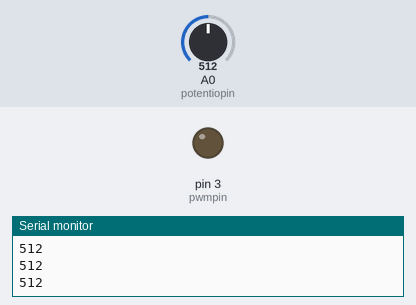
The sketch below on a simulated Arduino Uno, built with avr-gcc and run on an emulated ATmega328P. Parts: output pins drawn as LEDs (lit = HIGH), the last lines printed to the serial monitor. Inputs (shaded band) come from the test bench; at power-on: A0 (potentiopin) = 512.

Above: at 1.3 s.
1.4 s: A0 (potentiopin) set to 716
At 2.0 s:
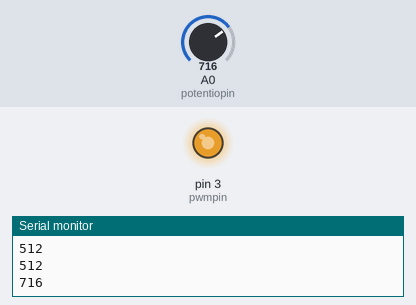
3.0 s: A0 (potentiopin) set to 760
At 4.2 s:
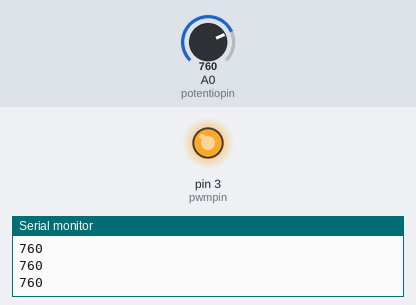
4.5 s: A0 (potentiopin) set to 768
At 5.6 s:
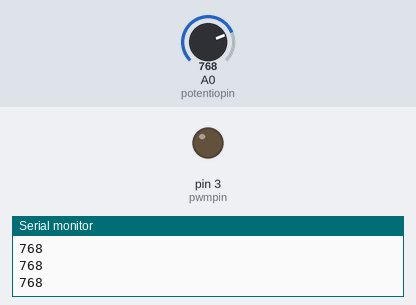
6.0 s: A0 (potentiopin) set to 900
At 6.8 s:
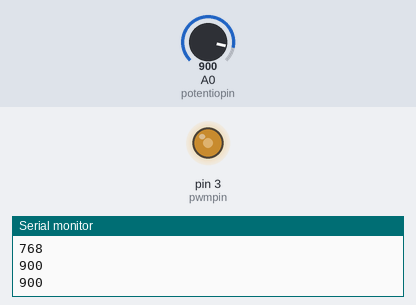
7.5 s: A0 (potentiopin) set to 306
At 7.9 s:
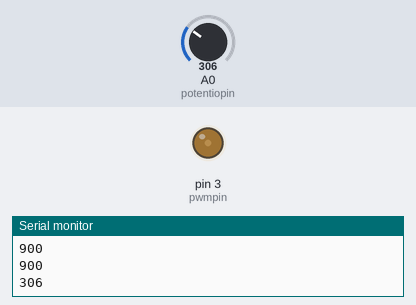
9.0 s: A0 (potentiopin) set to 0
At 10.3 s:
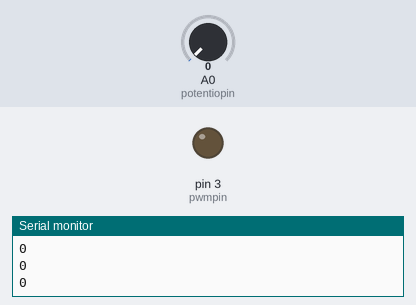
Timing chart, 0 to 11.5 s (numbered marks = the images above; inputs shaded):
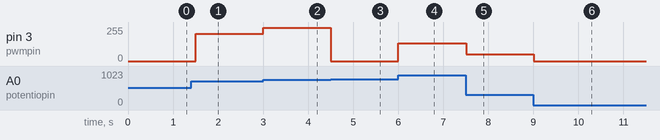

The sketch:

dimminglights.ino
```cpp
#define pwmpin 3
#define potentiopin A0
int potentiovalue;

void setup() {
  pinMode(pwmpin, OUTPUT);
  Serial.begin(9600);
}

void loop() {
  potentiovalue = analogRead(potentiopin);
  analogWrite(pwmpin, potentiovalue);
  Serial.println(potentiovalue);
  delay(500);

}
```

Measured:
- the behaviour switches between 767 and 768 on A0 (potentiopin) (found by bisection; images 2 and 3)
- after the input at 1.4 s, pin 3 (pwmpin): 0/255 → 204/255 after 0.10 s
- after the input at 3.0 s, pin 3 (pwmpin): 204/255 → 248/255 at once
- after the input at 4.5 s, pin 3 (pwmpin): 248/255 → 0/255 at once
- after the input at 6.0 s, pin 3 (pwmpin): 0/255 → 132/255 at once
- after the input at 7.5 s, pin 3 (pwmpin): 132/255 → 50/255 at once
- after the input at 9.0 s, pin 3 (pwmpin): 50/255 → 0/255 at once
